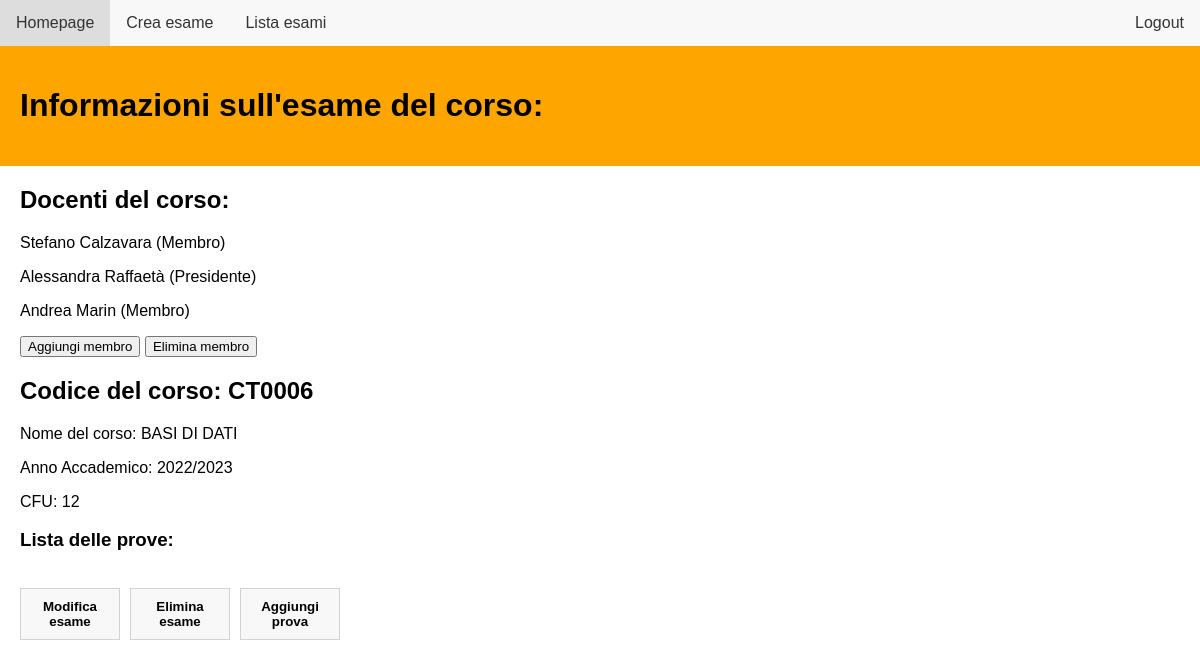
Page /exam_page?idE=CT0006 (signed in) on the earlier database version.
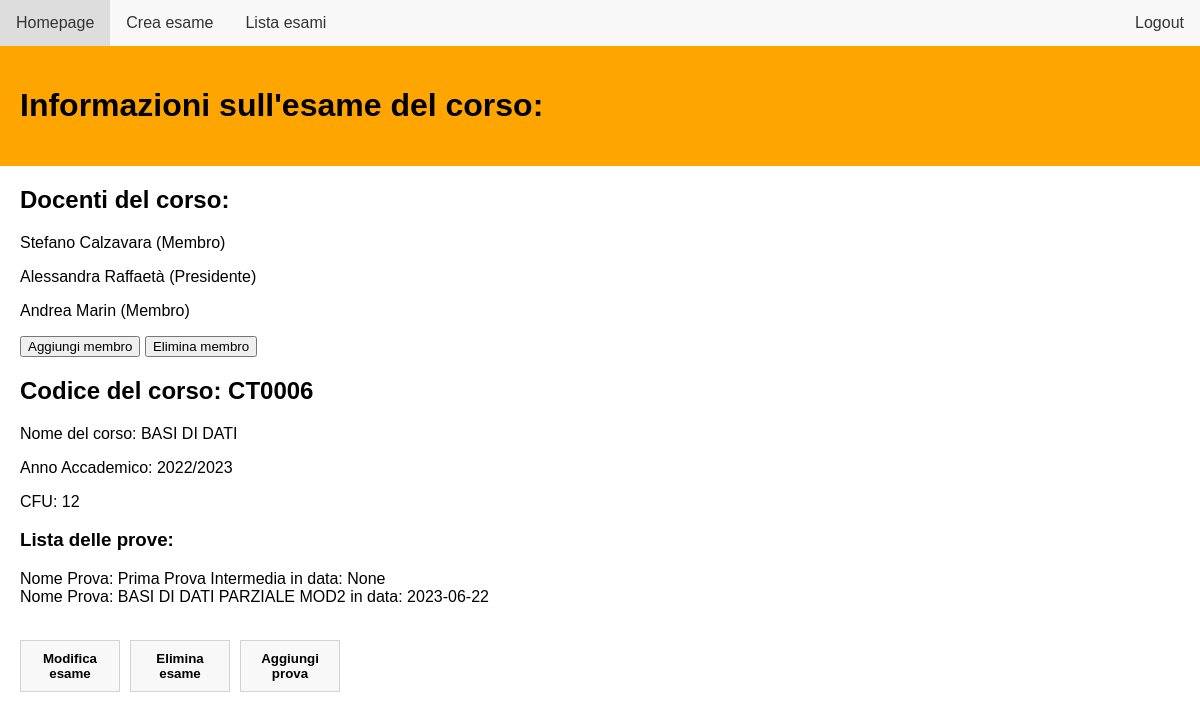
Same page on the later database version.
### db_setup.py (models this page shows, shortened)
class Docente(UserMixin, db.Model):
    idD = db.Column(db.String(100), primary_key=True, unique = True)
    nome = db.Column(db.String(100))
    cognome = db.Column(db.String(100))
    email = db.Column(db.String(100), unique = True)
    password = db.Column(db.String(100))

class Esame( db.Model):
    idE = db.Column(db.Integer, primary_key=True, unique = True)
    nome = db.Column(db.String(100))
    anno_accademico = db.Column(db.String(100))
    cfu = db.Column(db.Integer)

class Prova( db.Model ):
    idP = db.Column(db.String(100), primary_key=True)
    nome_prova = db.Column(db.String(100))
    tipo_prova = db.Column(Enum('scritto', 'orale', 'pratico', 'completo'), name='tipo_prova')
    tipo_voto = db.Column(db.String(100))
    data = db.Column(db.Date)
    data_scadenza = db.Column(db.Date)
    idE = db.Column(db.String(100), db.ForeignKey('esame.idE'))
    idD = db.Column(db.Integer, db.ForeignKey('docente.idD'))

### routes.py (the view)
@bp.route('/exam_page', methods=['GET', 'POST'])
@login_required
def exam_page():
    from db_setup import Esame, Docente, Prova, db, Creazione_esame
    idE = request.args.get('idE')
    esame = Esame.query.filter_by(idE=idE).first()
    lista_docenti = db.session.query(Docente).join(Creazione_esame).filter(Creazione_esame.idE == idE).all()
    lista_prove = db.session.query(Prova).filter(Prova.idE == idE).all()
    docenti_roles = (
        db.session.query(Docente, Creazione_esame.ruolo_docente)
        .join(Creazione_esame)
        .filter(Creazione_esame.idE == idE)
        .all()
    )
    return flask.render_template('exam_page.html', esame=esame, lista_prove=lista_prove, lista_docenti=lista_docenti, docenti_roles=docenti_roles)

### routes.py (called while the page is built)
@login_manager.user_loader
def load_user(user_id):
    from db_setup import Docente
    return Docente.query.get(user_id)

### app/templates/exam_page.html (shortened to what this page needs)
<!DOCTYPE html>
<html lang="en">
<head>
    <link rel="stylesheet" href="../static/exam_page.css">
</head>
<body>
    <ul>
        <li><a href="{{ url_for('routes.homepage') }}">Homepage</a></li>
        <li><a href="{{ url_for('routes.create_exam') }}">Crea esame</a></li>
        <li><a href="{{ url_for('routes.view_exams') }}">Lista esami</a></li>
        <li style="float:right"><a href="{{ url_for('routes.login') }}">Logout</a></li>
    </ul>
    <div id="Informazioni" class="w3-container">
        <h1>Informazioni sull'esame del corso:</h1>
    </div>
    <div id="Exam_Details">
        <h2>Docenti del corso:</h2>
        {% for docente, role_name in docenti_roles %}
            <p>{{ docente.nome }} {{ docente.cognome }} ({{ role_name }})</p>
        {% endfor %}
        <button id="button_membri" type="button" onclick="window.location.href='{{url_for('routes.docenti_list', idE=esame.idE)}}'">Aggiungi membro</button>
        <button id="button_membri" type="button" onclick="window.location.href='{{url_for('routes.docenti_list', idE=esame.idE)}}'">Elimina membro</button>
        <h2>Codice del corso: {{ esame.idE }}</h2>
        <p>Nome del corso: {{ esame.nome }}</p>
        <p>Anno Accademico: {{ esame.anno_accademico }}</p>
        <p>CFU: {{ esame.cfu }}</p>
    </div>
    <div id="ListaProve">
        <h3>Lista delle prove:</h3>
        <p>
            {% for prova in lista_prove %}
                Nome Prova: {{ prova.nome_prova }} in data: {{ prova.data }}<br>
            {% endfor %}
        </p>
    </div>
    <br>
    <div class="button-container">
        <button id="button_exam" type="button">Modifica esame</button>
        <button id="button_exam" type="button">Elimina esame</button>
        <button id="button_exam" type="button" onclick="window.location.href='{{url_for('routes.create_test', idE=esame.idE)}}'">Aggiungi prova</button>
    </div>
</body>
</html>

### app/static/exam_page.css (style rules this page uses)
#Informazioni { background-color: orange; color:black; padding: 20px; }
body { font-family: Arial, sans-serif; margin: 0; padding: 0; }
ul { list-style-type: none; margin: 0; padding: 0; overflow: hidden; background-color: #f8f8f8; }
li { float: left; }
li a { display: block; color: #333; text-align: center; padding: 14px 16px; text-decoration: none; }
#Exam_Details, #ListaProve { position: relative; left:20px; }
#button_exam { padding: 10px 20px; cursor: pointer; font-weight: bold; max-width: 100px; position:relative; left:20px; background-color: #f8f8f8; color: black; border: 1px solid lightgrey; }
.button-container { display: flex; gap: 10px; margin-bottom: 10px; }

Differences in the rows shown:
added Prova: nome_prova "Prima Prova Intermedia", data "None"
added Prova: nome_prova "BASI DI DATI PARZIALE MOD2", data "2023-06-22"
